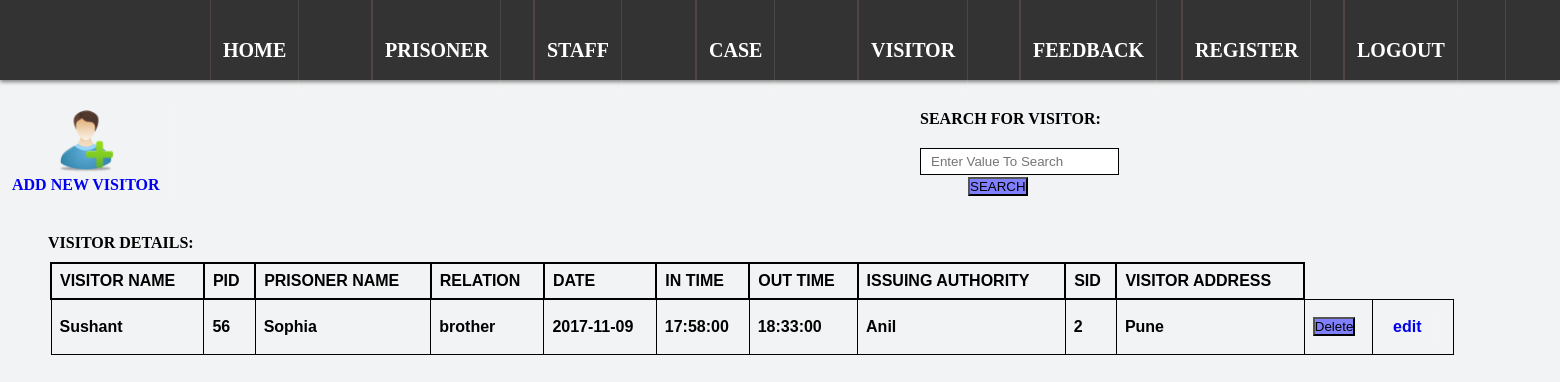
Screenshot of /viewVisitor.php with the database file from the repository.
### tables this page shows
CREATE TABLE `visitor` (
  `PID` int(11) NOT NULL,
  `VISITOR_NAME` varchar(30) NOT NULL,
  `PRISONER_NAME` varchar(30) NOT NULL,
  `RELATION` varchar(30) NOT NULL,
  `DATE` date NOT NULL,
  `IN_TIME` time NOT NULL,
  `OUT_TIME` time NOT NULL,
  `ISSUING_AUTHORITY` varchar(30) NOT NULL,
  `SID` int(11) NOT NULL,
  `VISITOR_ADDRESS` text NOT NULL
);

### viewVisitor.php (the view, shortened to what this page needs)
<?php
include 'index.php';
if(isset($_REQUEST["search"]))
{
    $valueToSearch = $_POST["valueToSearch"];
	$query = "SELECT * FROM visitor WHERE CONCAT(`PID`,`VISITOR_NAME`, `PRISONER_NAME`, `RELATION`,`DATE`,`IN_TIME`,`OUT_TIME`,`ISSUING_AUTHORITY`,`SID`,`VISITOR_ADDRESS`) LIKE '%".$valueToSearch."%'";
    $search_result = filterTable($query);
}
 else {
    $query = "SELECT * FROM visitor";
    $search_result = filterTable($query);
}
function filterTable($query)
{
    $connect = mysqli_connect("localhost", "root", "", "PMS");
    $filter_Result = mysqli_query($connect, $query);
    return $filter_Result;
}
?>
<body style="background-color:#F2F3F4;">
<!DOCTYPE html>
<html>
    <head>
    </head>
    <body>
        <ul class="group">
<a href="addVisitor.php">
<img src="images/addprisoner.png" alt="Add VISITOR" width="62" height="62" border="0"> <br>ADD NEW VISITOR</a>
        <form action="viewVisitor.php" method="post">
		<div class="search">
		<strong>SEARCH FOR VISITOR:<br><br>
            <input type="text" name="valueToSearch" placeholder="Enter Value To Search"><br>
            &#8195;&#8195;&#8195;<input type="submit" name="search" value="SEARCH"><br><br>
           </div>
		   </ul>
		   &#8195;&#8195;&#8195;<strong><b>VISITOR DETAILS:</strong>
            <table>
                <tr>
				<th>VISITOR NAME</th>
                    <th>PID</th>
			<th>PRISONER NAME</th>
			<th>RELATION</th>
            <th>DATE</th>
			<th>IN TIME</th>
			<th>OUT TIME</th>
			<th>ISSUING AUTHORITY</th>
                <th>SID</th>
				<th>VISITOR ADDRESS</th>
				</tr>
                <?php while($row = mysqli_fetch_assoc($search_result)):?>
                <tr>
				<td><?php echo $row['VISITOR_NAME']; ?></td>
                  <td><?php echo $row['PID']; ?></td>
            <td><?php echo $row['PRISONER_NAME']; ?></td>
			<td><?php echo $row['RELATION']; ?></td>
			<td><?php echo $row['DATE']; ?></td>
            <td><?php echo $row['IN_TIME']; ?></td>
			<td><?php echo $row['OUT_TIME']; ?></td>
			<td><?php echo $row['ISSUING_AUTHORITY']; ?></td>
			<td><?php echo $row['SID'];?> </td>
			<td><?php echo $row['VISITOR_ADDRESS']; ?></td>
			<td class="contact-delete">
    <form action='viewVisitor.php?delete="<?php echo $row['PID']; ?>"' method="get">
        <input type="submit" name="submit" value="Delete" onclick="return confirm('Are you sure to delete?')"> </td>
			<td> <?php echo "<a href='updateVisitor.php?edit=$row[PID]'>edit<br />"; ?></td>
                </tr>
                <?php endwhile;?>
				</table>
    </body>
</html>

### index.php (shortened to what this page needs)
<!DOCTYPE html>
<html>
<head>
</head>
<body>
<div id="header">
<ul id="navbar">
<li><a href="home.php">HOME</a></li>
<li><a href="viewPrisoner.php">PRISONER</a></li>
<li><a href="viewStaff.php">STAFF</a></li>
<li><a href="viewCase.php">CASE</a></li>
<li><a href="viewVisitor.php">VISITOR</a></li>
<li><a href="viewFeedback.php">FEEDBACK</a></li>
<li><a href="registerAdmin.php">REGISTER</a></li>
<li><a href="login.php">LOGOUT</a></li>
</ul>
</div>
</body>
</html>

### index.php (style rules this page uses)
* { margin: 0px; padding: 0px; }
#header { width: 100%; height: 80px; background: #333; box-shadow: 0px 2px 4px gray; }
#navbar { width:1350px; height: 80px; margin: 0px auto; float: right; }
#navbar>li { float: left; list-style: none; width: 160px;height: 80px; border-right:1px solid #534444; border-left: 1px solid #534444; }
li>a { text-decoration: none; color: white; font-family: cursive; font-size: 20px; line-height: 80px; display: block; text-align: center; }

### viewVisitor.php (style rules this page uses)
table { font-family: arial, sans-serif; border-collapse: collapse; width: 90%; margin:10px 10px 10px 50px; }
td { border: 1px solid black; text-align: left; text-size:4px; padding: 8px; }
th { text-size:4px; border: 2px solid black; text-align: left; padding: 8px; }
a { float: left; padding: 10px 12px; color: solid black; text-decoration: none; font-weight: bold; text-align: center; border-right: 1px solid rgba(255,255,255,0.1); }
.search { background: #F2F3F4;; width: 60%; border-radius: 50px; padding: 10px 20px; margin: 20px 10px 10px 900px; }
input[type=text] { padding: 5px 10px; margin: 2px 0; display: inline-block; border: 1.5px solid black; box-sizing: border-box; }
input[type=submit] { text-align: center; display: inline-block; background-color: #8080ff; cursor: pointer; }

### rows the page displays
visitor: VISITOR_NAME "Sushant", PID "56", PRISONER_NAME "Sophia", RELATION "brother", DATE "2017-11-09", IN_TIME "17:58:00", OUT_TIME "18:33:00", ISSUING_AUTHORITY "Anil", SID "2", VISITOR_ADDRESS "Pune"
